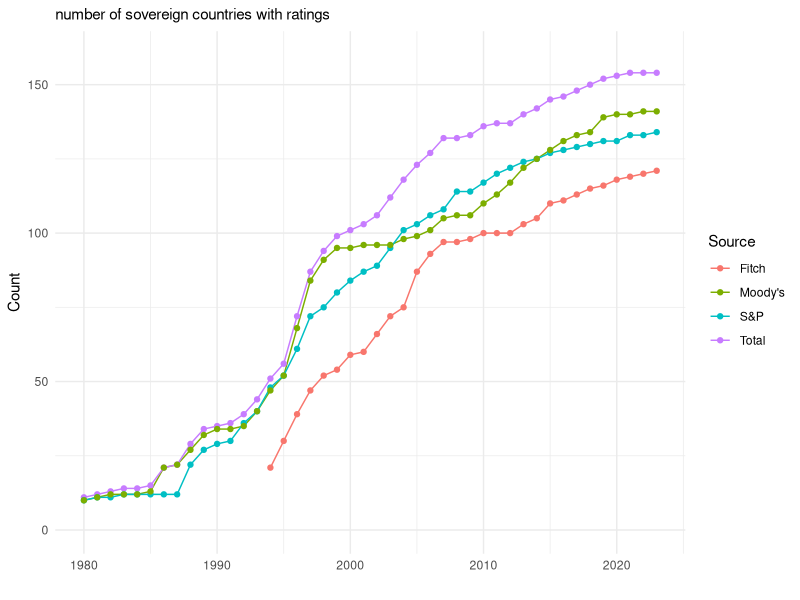

Write the R code that produced this figure.
# rated_countries_overtime.png  (SI figure)
#
# Number of sovereign countries with a credit rating, by year, for each rating
# source (Total / S&P / Moody's / Fitch).
#
# Input:  1_input/credit_ratings/rated_countries_by_source.csv (counts per year; a shipped
#         aggregate of the proprietary per-agency ratings, written by
#         2_code/data_prep/build_proprietary_aggregates.py)
# Output: 4_figures/supplementary/rated_countries_overtime.png

library(here)
library(dplyr)
library(ggplot2)

t <- read.csv(here("1_input", "credit_ratings", "rated_countries_by_source.csv")) %>%
  mutate(source = as.factor(source))

p <- ggplot(t, aes(x = year, y = count, color = source)) +
  geom_line() +
  geom_point() +
  scale_y_continuous(limits = c(0, 160)) +
  labs(
    title = "number of sovereign countries with ratings",
    x = "",
    y = "Count",
    color = "Source"
  ) +
  theme_minimal() +
  theme(plot.title = element_text(size = 11))

out <- here("4_figures", "supplementary", "rated_countries_overtime.png")
dir.create(dirname(out), showWarnings = FALSE, recursive = TRUE)
ggsave(out, plot = p, width = 7, height = 4, bg = "white")
cat("wrote", out, "\n")
